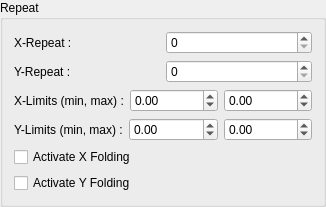
               <widget class="QGroupBox" name="groupBox_15">
                <property name="title">
                 <string>Repeat</string>
                </property>
                <layout class="QVBoxLayout" name="verticalLayout_22">
                 <item>
                  <layout class="QHBoxLayout" name="horizontalLayout_34">
                   <property name="topMargin">
                    <number>0</number>
                   </property>
                   <item>
                    <widget class="QLabel" name="label_35">
                     <property name="text">
                      <string>X-Repeat :</string>
                     </property>
                    </widget>
                   </item>
                   <item>
                    <widget class="QSpinBox" name="spinBox_7">
                     <property name="toolTip">
                      <string>Repeats the plot several times in x-direction. This includes dot, lines and backgroundimages. Is mostly used for map scrolling.</string>
                     </property>
                    </widget>
                   </item>
                  </layout>
                 </item>
                 <item>
                  <layout class="QHBoxLayout" name="horizontalLayout_16">
                   <property name="topMargin">
                    <number>0</number>
                   </property>
                   <item>
                    <widget class="QLabel" name="label_34">
                     <property name="text">
                      <string>Y-Repeat :</string>
                     </property>
                    </widget>
                   </item>
                   <item>
                    <widget class="QSpinBox" name="spinBox_8">
                     <property name="toolTip">
                      <string>&lt;html&gt;&lt;head/&gt;&lt;body&gt;&lt;p&gt;Repeats the plot several times in y-direction. This includes dot, lines and backgroundimages. Is mostly used for map scrolling.&lt;/p&gt;&lt;/body&gt;&lt;/html&gt;</string>
                     </property>
                    </widget>
                   </item>
                  </layout>
                 </item>
                 <item>
                  <layout class="QHBoxLayout" name="horizontalLayout_25">
                   <property name="topMargin">
                    <number>0</number>
                   </property>
                   <item>
                    <widget class="QLabel" name="label_17">
                     <property name="text">
                      <string>X-Limits (min, max) :</string>
                     </property>
                    </widget>
                   </item>
                   <item>
                    <widget class="QDoubleSpinBox" name="doubleSpinBox_9">
                     <property name="toolTip">
                      <string>&lt;html&gt;&lt;head/&gt;&lt;body&gt;&lt;p&gt;Limits the possible area for values in the graph. In case of a map it is used for limiting thelongitude to +/-180°.&lt;/p&gt;&lt;/body&gt;&lt;/html&gt;</string>
                     </property>
                     <property name="minimum">
                      <double>-1000000000000000044885712678075916785549312.000000000000000</double>
                     </property>
                     <property name="maximum">
                      <double>99999999999999997168788049560464200849936328366177157906432.000000000000000</double>
                     </property>
                    </widget>
                   </item>
                   <item>
                    <widget class="QDoubleSpinBox" name="doubleSpinBox_10">
                     <property name="toolTip">
                      <string>&lt;html&gt;&lt;head/&gt;&lt;body&gt;&lt;p&gt;Limits the possible area for values in the graph. In case of a map it is used for limiting the longitude to +/-180°.&lt;/p&gt;&lt;/body&gt;&lt;/html&gt;</string>
                     </property>
                     <property name="minimum">
                      <double>-1000000000000000048346692115553659057528394845890514255872.000000000000000</double>
                     </property>
                     <property name="maximum">
                      <double>100000000000000003502199685943161173046080317798311825604870144.000000000000000</double>
                     </property>
                    </widget>
                   </item>
                  </layout>
                 </item>
                 <item>
                  <layout class="QHBoxLayout" name="horizontalLayout_28">
                   <property name="topMargin">
                    <number>0</number>
                   </property>
                   <item>
                    <widget class="QLabel" name="label_26">
                     <property name="text">
                      <string>Y-Limits (min, max) :</string>
                     </property>
                    </widget>
                   </item>
                   <item>
                    <widget class="QDoubleSpinBox" name="doubleSpinBox_11">
                     <property name="toolTip">
                      <string>&lt;html&gt;&lt;head/&gt;&lt;body&gt;&lt;p&gt;Limits the possible area for values in the graph. In case of a map it is used for limiting the latitude to +/-90°.&lt;/p&gt;&lt;/body&gt;&lt;/html&gt;</string>
                     </property>
                     <property name="minimum">
                      <double>-100000000000000004384584304507619735463404765184.000000000000000</double>
                     </property>
                     <property name="maximum">
                      <double>1000000000000000043845843045076197354634047651840.000000000000000</double>
                     </property>
                    </widget>
                   </item>
                   <item>
                    <widget class="QDoubleSpinBox" name="doubleSpinBox_12">
                     <property name="toolTip">
                      <string>&lt;html&gt;&lt;head/&gt;&lt;body&gt;&lt;p&gt;Limits the possible area for values in the graph. In case of a map it is used for limiting the latitude to +/-90°.&lt;/p&gt;&lt;/body&gt;&lt;/html&gt;</string>
                     </property>
                     <property name="minimum">
                      <double>-999999999999999945322333868247445125709646570021247924665841614848.000000000000000</double>
                     </property>
                     <property name="maximum">
                      <double>99999999999999995280522225138166806691251291352861698530421623488512.000000000000000</double>
                     </property>
                    </widget>
                   </item>
                  </layout>
                 </item>
                 <item>
                  <widget class="QCheckBox" name="checkBox_8">
                   <property name="toolTip">
                    <string>&lt;html&gt;&lt;head/&gt;&lt;body&gt;&lt;p&gt;Allows for endless scrolling into x-direction (for example with global maps).&lt;/p&gt;&lt;/body&gt;&lt;/html&gt;</string>
                   </property>
                   <property name="text">
                    <string>Activate X Folding</string>
                   </property>
                  </widget>
                 </item>
                 <item>
                  <widget class="QCheckBox" name="checkBox_9">
                   <property name="toolTip">
                    <string>&lt;html&gt;&lt;head/&gt;&lt;body&gt;&lt;p&gt;Allows for endless scrolling into y-direction.&lt;/p&gt;&lt;/body&gt;&lt;/html&gt;</string>
                   </property>
                   <property name="text">
                    <string>Activate Y Folding</string>
                   </property>
                  </widget>
                 </item>
                </layout>
               </widget>
